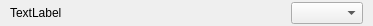
<?xml version="1.0" encoding="UTF-8"?>
<ui version="4.0">
 <class>VComboBox</class>
 <widget class="QWidget" name="VComboBox">
  <property name="geometry">
   <rect>
    <x>0</x>
    <y>0</y>
    <width>373</width>
    <height>26</height>
   </rect>
  </property>
  <property name="sizePolicy">
   <sizepolicy hsizetype="Minimum" vsizetype="Minimum">
    <horstretch>0</horstretch>
    <verstretch>0</verstretch>
   </sizepolicy>
  </property>
  <property name="windowTitle">
   <string>Form</string>
  </property>
  <layout class="QHBoxLayout" name="horizontalLayout" stretch="0,0,0">
   <property name="spacing">
    <number>-1</number>
   </property>
   <property name="leftMargin">
    <number>10</number>
   </property>
   <property name="topMargin">
    <number>0</number>
   </property>
   <property name="rightMargin">
    <number>10</number>
   </property>
   <property name="bottomMargin">
    <number>0</number>
   </property>
   <item>
    <widget class="QLabel" name="_myLabel">
     <property name="sizePolicy">
      <sizepolicy hsizetype="Minimum" vsizetype="Minimum">
       <horstretch>0</horstretch>
       <verstretch>0</verstretch>
      </sizepolicy>
     </property>
     <property name="text">
      <string>TextLabel</string>
     </property>
    </widget>
   </item>
   <item>
    <spacer name="horizontalSpacer">
     <property name="orientation">
      <enum>Qt::Horizontal</enum>
     </property>
     <property name="sizeHint" stdset="0">
      <size>
       <width>40</width>
       <height>20</height>
      </size>
     </property>
    </spacer>
   </item>
   <item>
    <widget class="QComboBox" name="_myCombo"/>
   </item>
  </layout>
 </widget>
 <resources/>
 <connections/>
 <slots>
  <signal>valueChanged(double)</signal>
 </slots>
</ui>
